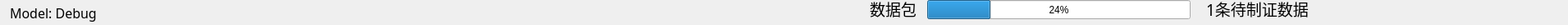
  <widget class="QWidget" name="statusBar" native="true">
   <property name="geometry">
    <rect>
     <x>0</x>
     <y>1010</y>
     <width>1911</width>
     <height>30</height>
    </rect>
   </property>
   <widget class="QLabel" name="label_23">
    <property name="geometry">
     <rect>
      <x>1060</x>
      <y>-1</y>
      <width>71</width>
      <height>23</height>
     </rect>
    </property>
    <property name="font">
     <font>
      <family>微软雅黑</family>
      <pointsize>14</pointsize>
     </font>
    </property>
    <property name="text">
     <string>数据包</string>
    </property>
   </widget>
   <widget class="QProgressBar" name="progressBar_DataPercent">
    <property name="geometry">
     <rect>
      <x>1130</x>
      <y>0</y>
      <width>321</width>
      <height>23</height>
     </rect>
    </property>
    <property name="value">
     <number>24</number>
    </property>
   </widget>
   <widget class="QLabel" name="label_24">
    <property name="geometry">
     <rect>
      <x>1470</x>
      <y>-1</y>
      <width>131</width>
      <height>23</height>
     </rect>
    </property>
    <property name="font">
     <font>
      <family>微软雅黑</family>
      <pointsize>14</pointsize>
     </font>
    </property>
    <property name="text">
     <string>1条待制证数据</string>
    </property>
   </widget>
   <widget class="QLabel" name="label_28">
    <property name="geometry">
     <rect>
      <x>12</x>
      <y>1</y>
      <width>271</width>
      <height>29</height>
     </rect>
    </property>
    <property name="font">
     <font>
      <family>微软雅黑</family>
      <pointsize>12</pointsize>
     </font>
    </property>
    <property name="text">
     <string>Model: Debug</string>
    </property>
   </widget>
  </widget>
